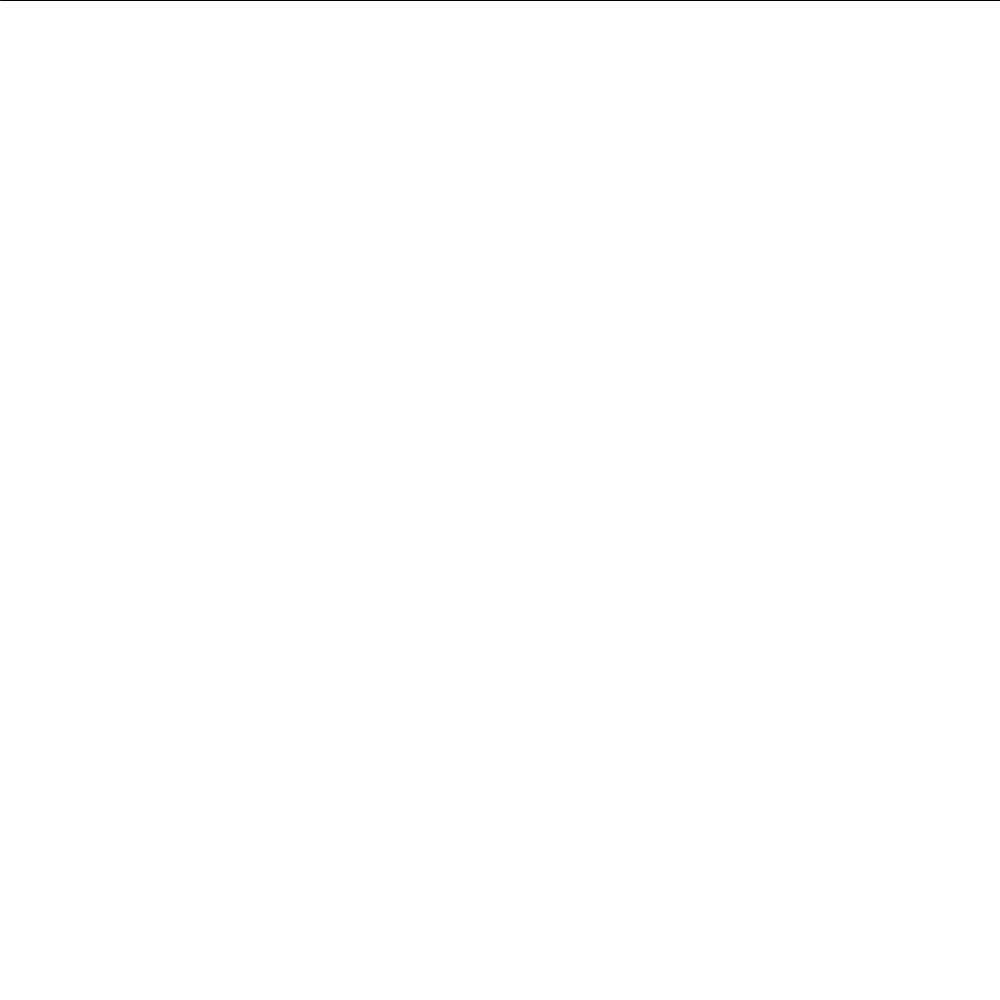
Frame 1 (no input)
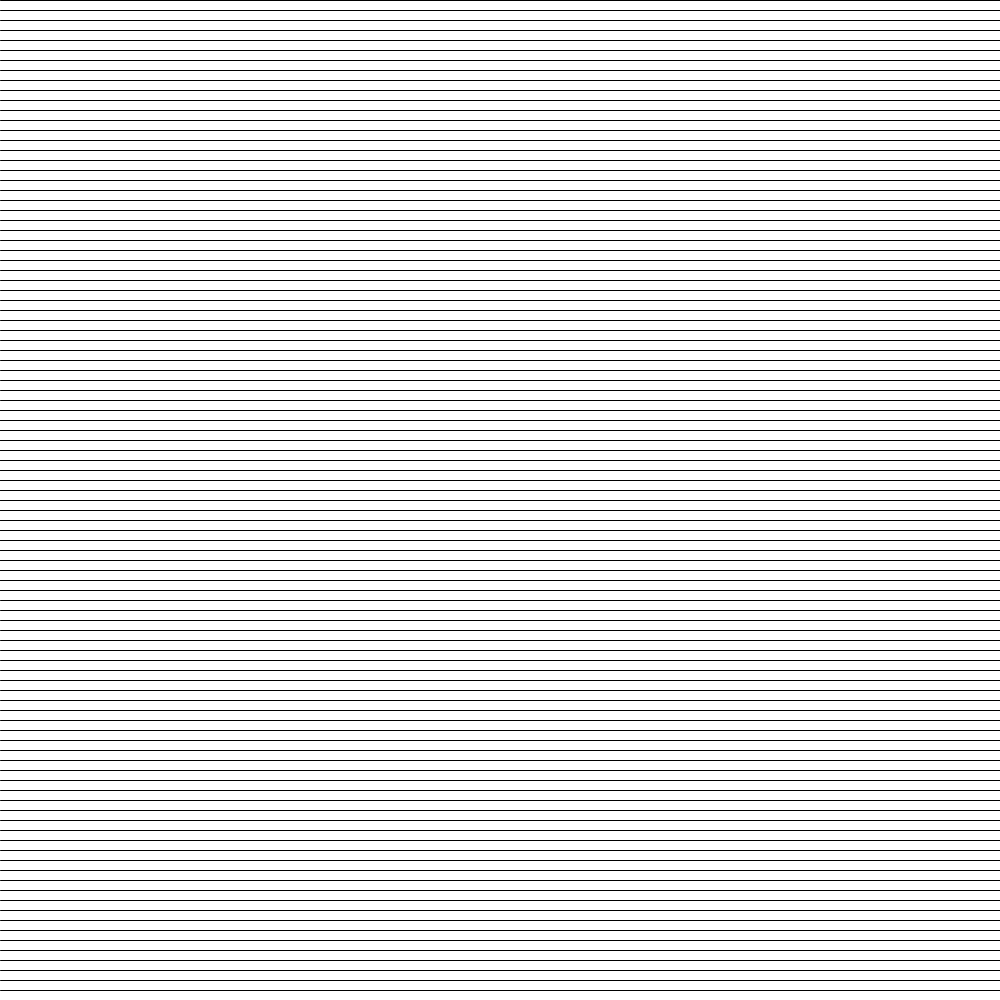
Frame 60 (the mouse pressed at the canvas centre just before this capture)
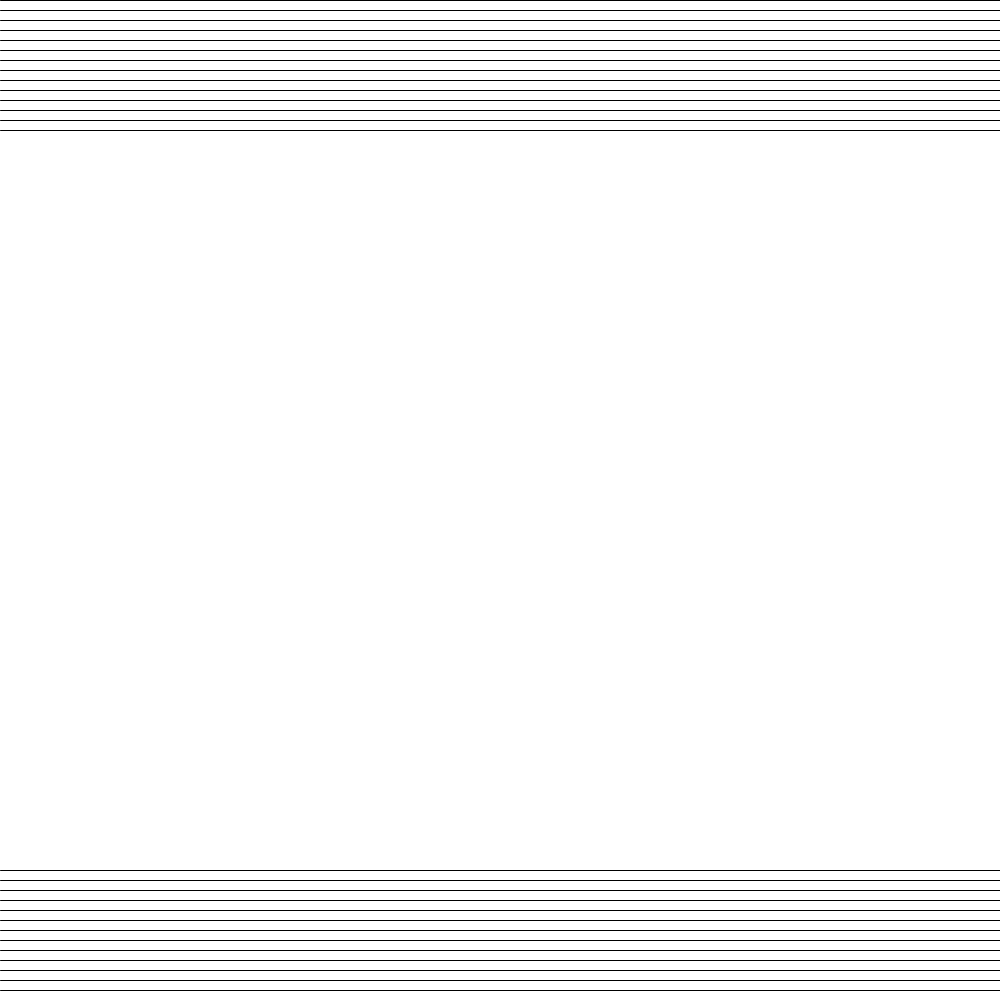
Frame 120 (the mouse held since frame 60 and released just before this capture)

The Processing sketch that drew these frames (run headless with seeded random() and noise(); from frame 60 on, the mouse is pressed at the canvas centre):

// Processing sketch: linhas_horizontais_EFEITO
// ── linhas_horizontais_EFEITO.pde
int y1 = 0;
int y2 = 1000;

void setup(){
  size(1000,1000);
  background(255);
  //diminuindo o framerate para conseguir enxergar melhor o efeito
  frameRate(30);
}

void draw(){
 stroke(0);
 //apenas uma linha será feita por vez
 line(0, y1, width, y1);
 line(0, y2, width, y2);
 y2 -= 10;
 //incremento
 y1 += 10;
 
 if (y1 > height+50 && y2 < height-50){
  y1 = 0;
  y2 = 1000;
  background(255);
 }
}
